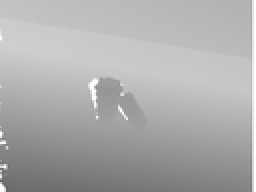
%> input picture first_second_order_tvinpaint/depth0.png, 128 x 96 px, shrunk from 640 x 480 before the run (shown 2 times larger)
$ octave demo.m   (GNU Octave 9; MATLAB toolbox functions it lacks are replaced by stand-ins)
%> lines starting %> are read from the running program, lines starting %| are printed output that depends on the picture; in (x1, y1, x2, y2) boxes, pixels count from 0 and x2, y2 are one past the last pixel; in counts of white or black regions, pixels touching at a corner belong together; the program's own positions count from 1
### first_second_order_tvinpaint/tv12inpaint.m
function [uk] = tv12inpaint(u,non_mask,alpha,beta,lamda,iter)
% purpose£ºusing first and second order total variation to inpaint the
%          missing area of an image based on paper:
% "Combined First and Second Order Total Variation Inpainting using Split
%  Bregman"
% Konstantinos Papafitsoros, Carola-Bibiane Schonlieb, Bati Sengul

% usage£ºuk = tv12inpaint(u,non_mask,alpha,beta,lamda,iter)

% input£º
%       u: the image waiting for processing
%       non_mask: mask for the missing area where equals to 0 if data is
%       missing and 1 for the rest.
%       alpha/beta/lamda: constant variable used in the minimization
%       equation.
%       iter: number of iteration times

% ouput£º
%       uk: inpainted image
% date£º March 17,2019
% Chengyun Yang, Tandon School of Engineering, New York University
% Email: cy1231@nyu.edu

[height,width] = size(u);
u = gpuArray(u);
non_mask = gpuArray(non_mask);

[Dx,Dy,Dxx,Dyy,D_x,D_y] = diff_gene(height,width);                         % first and second order discret differential operator

[v_x,v_y] = u_grad(u,Dx,Dy);                                               % first order TV of original input
[w_x,w_y] = u_grad2(u,Dxx,Dyy);                                            % second order TV of original input
w_xy = Dy*u*Dx;

l0 = lamda(1,1);
l1 = lamda(1,2);
l2 = lamda(1,3);

[uk,u_k,b0,b1_x,b1_y,b2_x,b2_y,b2_xy] = SB_init(u,height,width);           % variable initialization

s1 = 2*non_mask/(l0+2);                                                    % define the constant mask matrix s1 and s2 used in subproblem_1,
s2 = (l0+2*(1-non_mask)) / (l0+2);
fd = get_fd(height,width,l0,l1,l2);

for i = 1:iter
% iterations for split bregman algorithm

% solution to subproblem 1
    uk = sub1(s1,s2,u,b0,u_k);

    % solution to subproblem 2
    rk = get_rk(uk,v_x,v_y,w_x,w_xy,w_y,b0,b1_x,b1_y,b2_x,b2_y,b2_xy,l0,...
                l1,l2,D_x,D_y,Dxx,Dyy);
    u_k = sub2(fd,rk);

    % solution to subproblem 3
    [vk_x,vk_y] = u_grad(u_k,Dx,Dy);                                       % computer the first and second order TV of the u_k.
    [wk_x,wk_y] = u_grad2(u_k,Dxx,Dyy);
     wk_xy = Dy*u_k*Dx;

    [v_x,v_y] = sub3(vk_x,vk_y,b1_x,b1_y,l1,alpha);

    % solution to subproblem 4
    [w_x,w_y,w_xy] = sub4(wk_x,wk_y,wk_xy,b2_x,b2_y,b2_xy,beta,l2);

    % update the b matrixs
    b0 = b0 + u_k -uk;

    b1_x = b1_x + vk_x - v_x;
    b1_y = b1_y + vk_y - v_y;

    b2_x = b2_x + wk_x - w_x;
    b2_y = b2_y + wk_y - w_y;
    b2_xy = b2_xy + wk_xy - w_xy;

end

### first_second_order_tvinpaint/u_grad.m
function [v_x,v_y] = u_grad(u,D1,D2)
%%% U_GRAD function outputs the two direction gradient of input U
%%%   D1 D2 sparse difference matrix

v_x = u*D1;

v_y = D2*u;

### first_second_order_tvinpaint/u_grad2.m
function [w_x,w_y] = u_grad2(u,D1,D2)
%%% U_GRAD2 function outputs the two direction second order gradient of
%%% input U
%%% D1 D2 sparse difference matrix

w_x = u * D1;
w_y = D2 * u;

### first_second_order_tvinpaint/get_fd.m
function fd = get_fd(height,width,l0,l1,l2)

% For the subproblem 2 in the paper, get_fd function compute the 2D fast
% fourier transform of the left side of the equation (18) since we can
% compute it as circular convolution. So that fourier transform makes the
% computation more efficient.

fd = ones(height,width)*l0;

dxx = zeros(height,width);
dxx(1,1) = -2;
dxx(1,2) = 1;
dxx(1,width) = 1;

dyy = zeros(height,width);
dyy(1,1) = -2;
dyy(2,1) = 1;
dyy(height,1) = 1;

d4x = zeros(height,width);
d4x(1,1) = 6;
d4x(1,2) = -4;
d4x(1,3) = 1;
d4x(1,width-1) = 1;
d4x(1,width) = -4;

d4y = zeros(height,width);
d4y(1,1) = 6;
d4y(2,1) = -4;
d4y(3,1) = 1;
d4y(height-1,1) = 1;
d4y(height,1) = -4;

d2x2y = zeros(height,width);
d2x2y(1,1) = 4;
d2x2y(2,1) = -2;
d2x2y(1,2) = -2;
d2x2y(2,2) = 1;
d2x2y(height,1) = -2;
d2x2y(height,2) = 1;
d2x2y(1,width) = -2;
d2x2y(2,width) = 1;
d2x2y(height,width) = 1;

fd = fd - l1*(fft2(gpuArray(dxx))+fft2(gpuArray(dyy))) + l2*...
    (fft2(gpuArray(d4x)) + fft2(gpuArray(d4y)) + 2*fft2(gpuArray(d2x2y)));

### first_second_order_tvinpaint/sub1.m
function uk = sub1(s1,s2,u,b0,u_k)
% subproblem 1 has a closed form solution: uk+1(i, j) = 2X?\D(i,j)/(竹0+2)+
% u0(i, j) + (竹0+2(1?X?\D(i,j)))/(竹0+2) * (bk0(i, j) + ?uk(i, j)

uk = s1.*u +s2.*(b0+u_k);


### first_second_order_tvinpaint/get_rk.m
function rk = get_rk(uk,v_x,v_y,w_x,w_xy,w_y,b0,b1_x,b1_y,b2_x,b2_y,...
                     b2_xy,l0,l1,l2,D_x,D_y,Dxx,Dyy)
% get_rk function compute the right hand of equation (18) in the paper.

rk = l0 * (uk - b0) + l1 * ((b1_x-v_x)*D_x + D_y*(b1_y-v_y)) - l2*...
    ((b2_x-w_x) * Dxx + Dyy * (b2_y-w_y) + 2 * D_y*(b2_xy - w_xy)*D_x);

### first_second_order_tvinpaint/sub2.m
function u_k = sub2(fd,rk)

s1 = fft2(gpuArray(rk))./fd;
u_k = ifft2(s1);
u_k = real(u_k);

### first_second_order_tvinpaint/SB_init.m
function [uk,u_k,b0,b1_x,b1_y,b2_x,b2_y,b2_xy] = SB_init(u,height,width)
% initialization of all variables for iteration
% uk = u_k = u0, b1 = 1, b2 = 1, b0 = 1

uk = gpuArray(u);
u_k = gpuArray(u);

b0 = gpuArray(ones(height,width)*0.01);

b1_x = gpuArray(ones(height,width)*0.01);
b1_y = gpuArray(ones(height,width)*0.01);


b2_x = gpuArray(ones(height,width)*0.01);
b2_xy = gpuArray(ones(height,width)*0.01);
b2_y = gpuArray(ones(height,width)*0.01);
% b2_yx = ones(height,width);

### first_second_order_tvinpaint/diff_gene.m
function [Dx,Dy,Dxx,Dyy,D_x,D_y] = diff_gene(height,width)
% This function generates first and second order differential operators


ax = [-1;zeros(width-2,1);1];
bx = [-1,1,zeros(1,width-2)];

Dx = gpuArray(sparse(toeplitz(ax,bx)'));                                   % generate Toeplitz matrix(diagonal constant)

axx = [-2;1;zeros(width-3,1);1];
bxx = [-2,1,zeros(1,width-3),1];

Dxx = gpuArray(sparse(toeplitz(axx,bxx)'));                                % since most elements are 0, convert the operator into sparse matrix to save space and
                                                                           % speed up computation
ay = [-1;zeros(height-2,1);1];
by = [-1,1,zeros(1,height-2)];

Dy = gpuArray(sparse(toeplitz(ay,by)));

ayy = [-2;1;zeros(height-3,1);1];
byy = [-2,1,zeros(1,height-3),1];
Dyy = gpuArray(sparse(toeplitz(ayy,byy)));

a_x = [1;-1;zeros(width-2,1)];
b_x = [1,zeros(1,width-2),-1];

D_x = gpuArray(sparse(toeplitz(a_x,b_x)'));

a_y = [1;-1;zeros(height-2,1)];
b_y = [1,zeros(1,height-2),-1];

D_y = gpuArray(sparse(toeplitz(a_y,b_y)));

### first_second_order_tvinpaint/sub3.m
function [v_x,v_y] = sub3(vk_x,vk_y,b1_x,b1_y,lamda1,alpha)
s1 = b1_x + vk_x;
s2 = b1_y + vk_y;
s = sqrt(s1.^2 + s2.^2);

s_logic = s-alpha/lamda1;

s_logic(s_logic<0) = 0;

v_x = s_logic.*(s1./s);
v_y = s_logic.*(s2./s);
v_x(isnan(v_x)) = 0;
v_y(isnan(v_y)) = 0;

### first_second_order_tvinpaint/sub4.m
function [w_xx,w_yy,w_xy] = sub4(wk_x,wk_y,wk_xy,b2_x,b2_y,b2_xy,beta,l2)
% The solution to subproblem is also "shrinkage" operation.

t1 = b2_x + wk_x;
t2 = b2_y + wk_y;
t34 = b2_xy + wk_xy;

t1x = abs(t1);
t2x = abs(t2);
t34x = 2*abs(t34);
% t = sqrt(t1.^2 + t2.^2 + 2 * t34.^2);
t = t1x + t2x + t34x;

const = beta/l2;

t_logic = max(t - const,0);
td = max(t,0.01);

w_xx = t_logic .* (t1./td);
w_yy = t_logic .* (t2./td);
w_xy = t_logic .* (t34./td);

### first_second_order_tvinpaint/demo.m
clear all
profile off
profile on
% demo of combined first and second order total variation using
% split bregman algorithm for image inpainting.

                                                                           % load mask,image for processing and original image for MSE.
% u = double(rgb2gray(imread('lena_in.png')));
% ori = double(rgb2gray(imread('lena.tif')));
% Mask = double(rgb2gray(imread('lena_mask.png')));

u = double(imread('depth0.png'));
%> u: size 96x128 double; min 101, max 255, mean 172.2; mean of the top-left, top-right, bottom-left and bottom-right quarters 194, 192.2, 144.5, 158

[height,width] = size(u);
%> height = 96; width = 128

lamda = [0.001,0.1,0.01];                                                  % define the constant variable lambda 1/2/3, alpha and beta.
alpha = 0.01;
beta = 0.001;

iter = 2000;                                                               % define the number of iteration times and mask.
non_mask = u;
non_mask(u ~= 255) = 1;
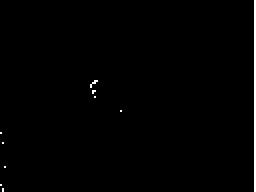
%> non_mask: size 96x128 double (shown 2 times larger); values 1 (black) and 255 (white), 0.92% white in thin lines or dots
non_mask(u==255) = 0;
%> non_mask: size 96x128 double; values 0 (black) and 1 (white), 99.1% white; black in thin lines or dots

thresh = 1e-3;
tic;
[uk] = tv12inpaint(u,non_mask,alpha,beta,lamda,iter);                      % begin the algorithm iteration.
%> in tv12inpaint, `[uk,u_k,b0,b1_x,b1_y,b2_x,b2_y,b2_xy] = SB_init(u,height,width);`: b0: size 96x128 double; every value is 0.01
%> in tv12inpaint, `s2 = (l0+2*(1-non_mask)) / (l0+2);`: s2: size 96x128 double; values 0.0005 (black) and 1 (white), 0.92% white in thin lines or dots
%> in get_fd, `dxx(1,1) = -2;`: dxx: size 96x128 double; values -2 (black) and 0 (white), 100% white; black in thin lines or dots, all inside (x1, y1, x2, y2) = (0, 0, 1, 1)
%> in get_fd, `dxx(1,2) = 1;`:
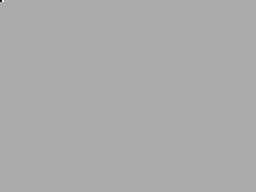
%> dxx: size 96x128 double (shown 2 times larger); min -2, max 1, mean -8.14e-05; drawn with min black and max white
%> in get_fd, `dxx(1,width) = 1;`: dxx: size 96x128 double; 0.01% of pixels changed, all inside (x1, y1, x2, y2) = (127, 0, 128, 1)
%> in get_fd, `dyy(2,1) = 1;`: dyy: size 96x128 double; min -2, max 1, mean -8.14e-05; mean of the top-left, top-right, bottom-left and bottom-right quarters -0.000326, 0, 0, 0
%> in get_fd, `dyy(height,1) = 1;`: dyy: size 96x128 double; min -2, max 1, mean 0; mean of the top-left, top-right, bottom-left and bottom-right quarters -0.000326, 0, 0.000326, 0
%> in get_fd, `d4x(1,2) = -4;`:
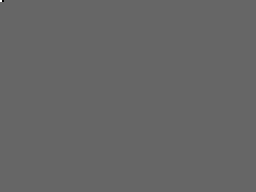
%> d4x: size 96x128 double (shown 2 times larger); min -4, max 6, mean 0.000163; drawn with min black and max white
%> in get_fd, `d4x(1,3) = 1;`: d4x: size 96x128 double; 0.01% of pixels changed, all inside (x1, y1, x2, y2) = (2, 0, 3, 1)
%> in get_fd, `d4x(1,width-1) = 1;`: d4x: size 96x128 double; min -4, max 6, mean 0.000326
%> in get_fd, `d4x(1,width) = -4;`: d4x: size 96x128 double; min -4, max 6, mean 0
%> in get_fd, `d4y(2,1) = -4;`: d4y: size 96x128 double; min -4, max 6, mean 0.000163; mean of the top-left, top-right, bottom-left and bottom-right quarters 0.000651, 0, 0, 0
%> in get_fd, `d4y(3,1) = 1;`: d4y: size 96x128 double; min -4, max 6, mean 0.000244; mean of the top-left, top-right, bottom-left and bottom-right quarters 0.000977, 0, 0, 0
%> in get_fd, `d4y(height-1,1) = 1;`: d4y: size 96x128 double; min -4, max 6, mean 0.000326; mean of the top-left, top-right, bottom-left and bottom-right quarters 0.000977, 0, 0.000326, 0
%> in get_fd, `d4y(height,1) = -4;`: d4y: size 96x128 double; min -4, max 6, mean 0; mean of the top-left, top-right, bottom-left and bottom-right quarters 0.000977, 0, -0.000977, 0
%> in get_fd, `d2x2y(2,1) = -2;`: d2x2y: size 96x128 double; min -2, max 4, mean 0.000163
%> in get_fd, `d2x2y(1,2) = -2;`: d2x2y: size 96x128 double; min -2, max 4, mean 0
%> in get_fd, `d2x2y(2,2) = 1;`: d2x2y: size 96x128 double; min -2, max 4, mean 8.14e-05
%> in get_fd, `d2x2y(height,1) = -2;`: d2x2y: size 96x128 double; min -2, max 4, mean -8.14e-05
%> in get_fd, `d2x2y(height,2) = 1;`: d2x2y: size 96x128 double; min -2, max 4, mean 0; mean of the top-left, top-right, bottom-left and bottom-right quarters 0.000326, 0, -0.000326, 0
%> in get_fd, `d2x2y(1,width) = -2;`: d2x2y: size 96x128 double; min -2, max 4, mean -0.000163
%> in get_fd, `d2x2y(2,width) = 1;`: d2x2y: size 96x128 double; min -2, max 4, mean -8.14e-05; mean of the top-left, top-right, bottom-left and bottom-right quarters 0.000326, -0.000326, -0.000326, 0
%> in get_fd, `d2x2y(height,width) = 1;`: d2x2y: size 96x128 double; min -2, max 4, mean 0; mean of the top-left, top-right, bottom-left and bottom-right quarters 0.000326, -0.000326, -0.000326, 0.000326
%> after the loop in tv12inpaint, `for i = 1:iter`:
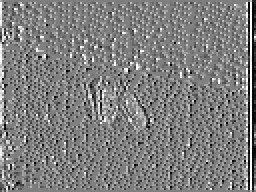
%> b2_x: size 96x128 double (shown 2 times larger); min -0.1, max 0.1, mean -0.000259; drawn with min black and max white
%> after the loop in tv12inpaint, `for i = 1:iter`:
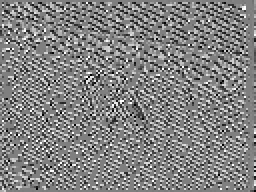
%> b2_xy: size 96x128 double (shown 2 times larger); min -0.05, max 0.05, mean 0.00098; drawn with min black and max white
%> after the loop in tv12inpaint, `for i = 1:iter`:
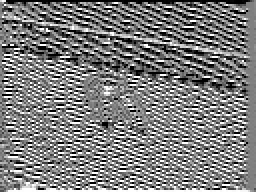
%> b2_y: size 96x128 double (shown 2 times larger); min -0.1, max 0.1, mean -0.00182; drawn with min black and max white
toc;
imshow(uint8(uk));
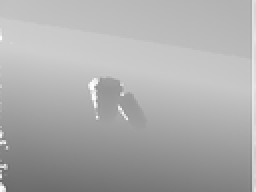
%> displayed picture: size 96x128, on the screen's scale of 0 to 255 (shown 2 times larger); min 101, max 254, mean 171.9; mean of the top-left, top-right, bottom-left and bottom-right quarters 194, 191.7, 144.5, 157.4
